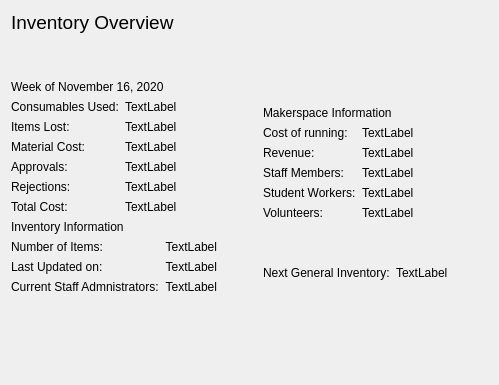
              <widget class="QWidget" name="inventory_overview_tab">
               <attribute name="title">
                <string>Overview</string>
               </attribute>
               <layout class="QVBoxLayout" name="verticalLayout_32">
                <item>
                 <layout class="QHBoxLayout" name="horizontalLayout_27">
                  <item>
                   <layout class="QVBoxLayout" name="verticalLayout_28">
                    <item>
                     <widget class="QLabel" name="label_41">
                      <property name="font">
                       <font>
                        <pointsize>14</pointsize>
                       </font>
                      </property>
                      <property name="text">
                       <string>Inventory Overview</string>
                      </property>
                     </widget>
                    </item>
                    <item>
                     <spacer name="verticalSpacer_13">
                      <property name="orientation">
                       <enum>Qt::Vertical</enum>
                      </property>
                      <property name="sizeHint" stdset="0">
                       <size>
                        <width>20</width>
                        <height>40</height>
                       </size>
                      </property>
                     </spacer>
                    </item>
                    <item>
                     <widget class="QLabel" name="main_date_label">
                      <property name="text">
                       <string>Week of November 16, 2020</string>
                      </property>
                     </widget>
                    </item>
                    <item>
                     <layout class="QHBoxLayout" name="horizontalLayout_22">
                      <item>
                       <layout class="QVBoxLayout" name="verticalLayout_25">
                        <item>
                         <widget class="QLabel" name="cons_label">
                          <property name="text">
                           <string>Consumables Used:</string>
                          </property>
                         </widget>
                        </item>
                        <item>
                         <widget class="QLabel" name="item_lost_label">
                          <property name="text">
                           <string>Items Lost:</string>
                          </property>
                         </widget>
                        </item>
                        <item>
                         <widget class="QLabel" name="material_cost_label">
                          <property name="text">
                           <string>Material Cost:</string>
                          </property>
                         </widget>
                        </item>
                        <item>
                         <widget class="QLabel" name="approvals_label">
                          <property name="text">
                           <string>Approvals:</string>
                          </property>
                         </widget>
                        </item>
                        <item>
                         <widget class="QLabel" name="rejections_label">
                          <property name="text">
                           <string>Rejections:</string>
                          </property>
                         </widget>
                        </item>
                        <item>
                         <widget class="QLabel" name="total_cost_label">
                          <property name="text">
                           <string>Total Cost:</string>
                          </property>
                         </widget>
                        </item>
                       </layout>
                      </item>
                      <item>
                       <layout class="QVBoxLayout" name="verticalLayout_26">
                        <item>
                         <widget class="QLabel" name="cons_value">
                          <property name="font">
                           <font>
                            <weight>50</weight>
                            <bold>false</bold>
                           </font>
                          </property>
                          <property name="text">
                           <string>TextLabel</string>
                          </property>
                         </widget>
                        </item>
                        <item>
                         <widget class="QLabel" name="item_lost_value">
                          <property name="font">
                           <font>
                            <weight>50</weight>
                            <bold>false</bold>
                           </font>
                          </property>
                          <property name="text">
                           <string>TextLabel</string>
                          </property>
                         </widget>
                        </item>
                        <item>
                         <widget class="QLabel" name="material_cost_value">
                          <property name="font">
                           <font>
                            <weight>50</weight>
                            <bold>false</bold>
                           </font>
                          </property>
                          <property name="text">
                           <string>TextLabel</string>
                          </property>
                         </widget>
                        </item>
                        <item>
                         <widget class="QLabel" name="approvals_value">
                          <property name="font">
                           <font>
                            <weight>50</weight>
                            <bold>false</bold>
                           </font>
                          </property>
                          <property name="text">
                           <string>TextLabel</string>
                          </property>
                         </widget>
                        </item>
                        <item>
                         <widget class="QLabel" name="rejections_value">
                          <property name="font">
                           <font>
                            <weight>50</weight>
                            <bold>false</bold>
                           </font>
                          </property>
                          <property name="text">
                           <string>TextLabel</string>
                          </property>
                         </widget>
                        </item>
                        <item>
                         <widget class="QLabel" name="total_cost_value">
                          <property name="font">
                           <font>
                            <weight>50</weight>
                            <bold>false</bold>
                           </font>
                          </property>
                          <property name="text">
                           <string>TextLabel</string>
                          </property>
                         </widget>
                        </item>
                       </layout>
                      </item>
                     </layout>
                    </item>
                    <item>
                     <widget class="QLabel" name="label_49">
                      <property name="text">
                       <string>Inventory Information</string>
                      </property>
                     </widget>
                    </item>
                    <item>
                     <layout class="QVBoxLayout" name="verticalLayout_27">
                      <item>
                       <layout class="QHBoxLayout" name="horizontalLayout_26">
                        <item>
                         <widget class="QLabel" name="n_of_items_label">
                          <property name="text">
                           <string>Number of Items:</string>
                          </property>
                         </widget>
                        </item>
                        <item>
                         <widget class="QLabel" name="current_n_of_items_value">
                          <property name="font">
                           <font>
                            <weight>50</weight>
                            <bold>false</bold>
                           </font>
                          </property>
                          <property name="accessibleDescription">
                           <string>0</string>
                          </property>
                          <property name="text">
                           <string>TextLabel</string>
                          </property>
                          <property name="alignment">
                           <set>Qt::AlignRight|Qt::AlignTrailing|Qt::AlignVCenter</set>
                          </property>
                         </widget>
                        </item>
                       </layout>
                      </item>
                      <item>
                       <layout class="QHBoxLayout" name="horizontalLayout_25">
                        <item>
                         <widget class="QLabel" name="last_update_label">
                          <property name="text">
                           <string>Last Updated on:</string>
                          </property>
                         </widget>
                        </item>
                        <item>
                         <widget class="QLabel" name="last_update_value">
                          <property name="font">
                           <font>
                            <weight>50</weight>
                            <bold>false</bold>
                           </font>
                          </property>
                          <property name="text">
                           <string>TextLabel</string>
                          </property>
                          <property name="alignment">
                           <set>Qt::AlignRight|Qt::AlignTrailing|Qt::AlignVCenter</set>
                          </property>
                         </widget>
                        </item>
                       </layout>
                      </item>
                      <item>
                       <layout class="QHBoxLayout" name="horizontalLayout_23">
                        <item>
                         <widget class="QLabel" name="current_staff_text_label">
                          <property name="text">
                           <string>Current Staff Admnistrators:</string>
                          </property>
                         </widget>
                        </item>
                        <item>
                         <widget class="QLabel" name="current_staff_text_value">
                          <property name="font">
                           <font>
                            <weight>50</weight>
                            <bold>false</bold>
                           </font>
                          </property>
                          <property name="text">
                           <string>TextLabel</string>
                          </property>
                          <property name="alignment">
                           <set>Qt::AlignBottom|Qt::AlignRight|Qt::AlignTrailing</set>
                          </property>
                         </widget>
                        </item>
                       </layout>
                      </item>
                     </layout>
                    </item>
                    <item>
                     <spacer name="verticalSpacer_16">
                      <property name="orientation">
                       <enum>Qt::Vertical</enum>
                      </property>
                      <property name="sizeHint" stdset="0">
                       <size>
                        <width>20</width>
                        <height>40</height>
                       </size>
                      </property>
                     </spacer>
                    </item>
                    <item>
                     <spacer name="verticalSpacer_15">
                      <property name="orientation">
                       <enum>Qt::Vertical</enum>
                      </property>
                      <property name="sizeHint" stdset="0">
                       <size>
                        <width>20</width>
                        <height>40</height>
                       </size>
                      </property>
                     </spacer>
                    </item>
                   </layout>
                  </item>
                  <item>
                   <spacer name="horizontalSpacer_19">
                    <property name="orientation">
                     <enum>Qt::Horizontal</enum>
                    </property>
                    <property name="sizeHint" stdset="0">
                     <size>
                      <width>40</width>
                      <height>20</height>
                     </size>
                    </property>
                   </spacer>
                  </item>
                  <item>
                   <layout class="QVBoxLayout" name="verticalLayout_33">
                    <item>
                     <spacer name="verticalSpacer_17">
                      <property name="orientation">
                       <enum>Qt::Vertical</enum>
                      </property>
                      <property name="sizeHint" stdset="0">
                       <size>
                        <width>20</width>
                        <height>40</height>
                       </size>
                      </property>
                     </spacer>
                    </item>
                    <item>
                     <layout class="QVBoxLayout" name="verticalLayout_31">
                      <item>
                       <widget class="QLabel" name="ms_info_label">
                        <property name="text">
                         <string>Makerspace Information</string>
                        </property>
                       </widget>
                      </item>
                      <item>
                       <layout class="QHBoxLayout" name="horizontalLayout_24">
                        <item>
                         <layout class="QVBoxLayout" name="verticalLayout_29">
                          <item>
                           <widget class="QLabel" name="cost_of_running_label">
                            <property name="text">
                             <string>Cost of running:</string>
                            </property>
                           </widget>
                          </item>
                          <item>
                           <widget class="QLabel" name="revenue_label">
                            <property name="text">
                             <string>Revenue:</string>
                            </property>
                           </widget>
                          </item>
                          <item>
                           <widget class="QLabel" name="num_staff_label">
                            <property name="text">
                             <string>Staff Members:</string>
                            </property>
                           </widget>
                          </item>
                          <item>
                           <widget class="QLabel" name="num_stud_workers_label">
                            <property name="text">
                             <string>Student Workers:</string>
                            </property>
                           </widget>
                          </item>
                          <item>
                           <widget class="QLabel" name="num_volunteers_label">
                            <property name="text">
                             <string>Volunteers:</string>
                            </property>
                           </widget>
                          </item>
                         </layout>
                        </item>
                        <item>
                         <layout class="QVBoxLayout" name="verticalLayout_30">
                          <item>
                           <widget class="QLabel" name="cost_of_running_value">
                            <property name="font">
                             <font>
                              <weight>50</weight>
                              <bold>false</bold>
                             </font>
                            </property>
                            <property name="text">
                             <string>TextLabel</string>
                            </property>
                           </widget>
                          </item>
                          <item>
                           <widget class="QLabel" name="revenue_value">
                            <property name="font">
                             <font>
                              <weight>50</weight>
                              <bold>false</bold>
                             </font>
                            </property>
                            <property name="text">
                             <string>TextLabel</string>
                            </property>
                           </widget>
                          </item>
                          <item>
                           <widget class="QLabel" name="num_staff_value">
                            <property name="font">
                             <font>
                              <weight>50</weight>
                              <bold>false</bold>
                             </font>
                            </property>
                            <property name="text">
                             <string>TextLabel</string>
                            </property>
                           </widget>
                          </item>
                          <item>
                           <widget class="QLabel" name="num_stud_workers_value">
                            <property name="font">
                             <font>
                              <weight>50</weight>
                              <bold>false</bold>
                             </font>
                            </property>
                            <property name="text">
                             <string>TextLabel</string>
                            </property>
                           </widget>
                          </item>
                          <item>
                           <widget class="QLabel" name="num_volunteers_value">
                            <property name="font">
                             <font>
                              <weight>50</weight>
                              <bold>false</bold>
                             </font>
                            </property>
                            <property name="text">
                             <string>TextLabel</string>
                            </property>
                           </widget>
                          </item>
                         </layout>
                        </item>
                       </layout>
                      </item>
                      <item>
                       <spacer name="verticalSpacer_12">
                        <property name="orientation">
                         <enum>Qt::Vertical</enum>
                        </property>
                        <property name="sizeHint" stdset="0">
                         <size>
                          <width>20</width>
                          <height>40</height>
                         </size>
                        </property>
                       </spacer>
                      </item>
                      <item>
                       <layout class="QHBoxLayout" name="horizontalLayout_21">
                        <item>
                         <widget class="QLabel" name="next_general_inv_label">
                          <property name="text">
                           <string>Next General Inventory:</string>
                          </property>
                         </widget>
                        </item>
                        <item>
                         <widget class="QLabel" name="next_general_inv_value">
                          <property name="font">
                           <font>
                            <weight>50</weight>
                            <bold>false</bold>
                           </font>
                          </property>
                          <property name="text">
                           <string>TextLabel</string>
                          </property>
                         </widget>
                        </item>
                       </layout>
                      </item>
                     </layout>
                    </item>
                    <item>
                     <spacer name="verticalSpacer_14">
                      <property name="orientation">
                       <enum>Qt::Vertical</enum>
                      </property>
                      <property name="sizeHint" stdset="0">
                       <size>
                        <width>20</width>
                        <height>40</height>
                       </size>
                      </property>
                     </spacer>
                    </item>
                   </layout>
                  </item>
                  <item>
                   <spacer name="horizontalSpacer_20">
                    <property name="orientation">
                     <enum>Qt::Horizontal</enum>
                    </property>
                    <property name="sizeHint" stdset="0">
                     <size>
                      <width>40</width>
                      <height>20</height>
                     </size>
                    </property>
                   </spacer>
                  </item>
                 </layout>
                </item>
               </layout>
              </widget>
